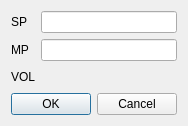
<?xml version="1.0" encoding="UTF-8"?>
<ui version="4.0">
 <class>Dialog</class>
 <widget class="QDialog" name="Dialog">
  <property name="geometry">
   <rect>
    <x>0</x>
    <y>0</y>
    <width>174</width>
    <height>121</height>
   </rect>
  </property>
  <property name="windowTitle">
   <string>Dialog</string>
  </property>
  <layout class="QVBoxLayout" name="verticalLayout">
   <item>
    <layout class="QFormLayout" name="formLayout">
     <property name="fieldGrowthPolicy">
      <enum>QFormLayout::AllNonFixedFieldsGrow</enum>
     </property>
     <item row="0" column="0">
      <widget class="QLabel" name="sPLabel">
       <property name="text">
        <string>SP</string>
       </property>
      </widget>
     </item>
     <item row="0" column="1">
      <widget class="QLineEdit" name="SP"/>
     </item>
     <item row="1" column="0">
      <widget class="QLabel" name="mPLabel">
       <property name="text">
        <string>MP</string>
       </property>
      </widget>
     </item>
     <item row="1" column="1">
      <widget class="QLineEdit" name="MP"/>
     </item>
     <item row="2" column="0">
      <widget class="QLabel" name="vOLLabel">
       <property name="text">
        <string>VOL</string>
       </property>
      </widget>
     </item>
     <item row="2" column="1">
      <widget class="QLineEdit" name="VOL">
       <property name="enabled">
        <bool>false</bool>
       </property>
       <property name="frame">
        <bool>false</bool>
       </property>
       <property name="echoMode">
        <enum>QLineEdit::Normal</enum>
       </property>
       <property name="readOnly">
        <bool>true</bool>
       </property>
      </widget>
     </item>
    </layout>
   </item>
   <item>
    <widget class="QDialogButtonBox" name="buttonBox">
     <property name="orientation">
      <enum>Qt::Horizontal</enum>
     </property>
     <property name="standardButtons">
      <set>QDialogButtonBox::Cancel|QDialogButtonBox::Ok</set>
     </property>
    </widget>
   </item>
  </layout>
 </widget>
 <resources/>
 <connections>
  <connection>
   <sender>buttonBox</sender>
   <signal>accepted()</signal>
   <receiver>Dialog</receiver>
   <slot>accept()</slot>
   <hints>
    <hint type="sourcelabel">
     <x>248</x>
     <y>254</y>
    </hint>
    <hint type="destinationlabel">
     <x>157</x>
     <y>274</y>
    </hint>
   </hints>
  </connection>
  <connection>
   <sender>buttonBox</sender>
   <signal>rejected()</signal>
   <receiver>Dialog</receiver>
   <slot>reject()</slot>
   <hints>
    <hint type="sourcelabel">
     <x>316</x>
     <y>260</y>
    </hint>
    <hint type="destinationlabel">
     <x>286</x>
     <y>274</y>
    </hint>
   </hints>
  </connection>
 </connections>
</ui>
